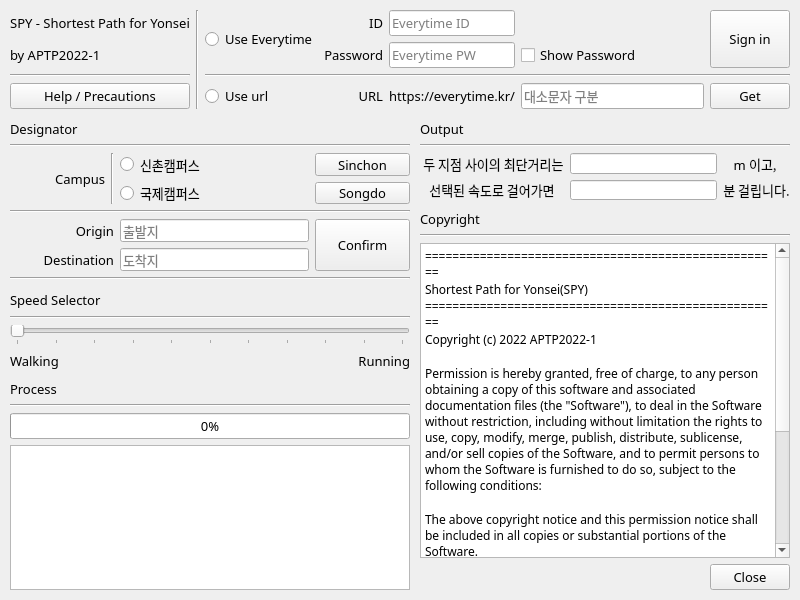
<?xml version="1.0" encoding="UTF-8"?>
<ui version="4.0">
 <class>SPY</class>
 <widget class="QMainWindow" name="SPY">
  <property name="geometry">
   <rect>
    <x>0</x>
    <y>0</y>
    <width>800</width>
    <height>600</height>
   </rect>
  </property>
  <property name="minimumSize">
   <size>
    <width>800</width>
    <height>600</height>
   </size>
  </property>
  <property name="maximumSize">
   <size>
    <width>800</width>
    <height>600</height>
   </size>
  </property>
  <property name="font">
   <font>
    <family>Pretendard Light</family>
    <pointsize>10</pointsize>
   </font>
  </property>
  <property name="windowTitle">
   <string>MainWindow</string>
  </property>
  <widget class="QWidget" name="centralwidget">
   <widget class="QWidget" name="gridWidget_2" native="true">
    <property name="geometry">
     <rect>
      <x>420</x>
      <y>210</y>
      <width>370</width>
      <height>380</height>
     </rect>
    </property>
    <layout class="QGridLayout" name="ToU_Copyrightgrid">
     <item row="3" column="0">
      <spacer name="horizontalSpacer_2">
       <property name="orientation">
        <enum>Qt::Horizontal</enum>
       </property>
       <property name="sizeHint" stdset="0">
        <size>
         <width>40</width>
         <height>20</height>
        </size>
       </property>
      </spacer>
     </item>
     <item row="2" column="0" colspan="2">
      <widget class="QTextEdit" name="ToUMaintext">
       <property name="font">
        <font>
         <family>AppleSDGothicNeoL00</family>
         <pointsize>10</pointsize>
        </font>
       </property>
       <property name="readOnly">
        <bool>true</bool>
       </property>
       <property name="html">
        <string>&lt;!DOCTYPE HTML PUBLIC &quot;-//W3C//DTD HTML 4.0//EN&quot; &quot;http://www.w3.org/TR/REC-html40/strict.dtd&quot;&gt;
&lt;html&gt;&lt;head&gt;&lt;meta name=&quot;qrichtext&quot; content=&quot;1&quot; /&gt;&lt;style type=&quot;text/css&quot;&gt;
p, li { white-space: pre-wrap; }
&lt;/style&gt;&lt;/head&gt;&lt;body style=&quot; font-family:'AppleSDGothicNeoL00','Pretendard Light'; font-size:10pt; font-weight:400; font-style:normal;&quot;&gt;
&lt;p align=&quot;justify&quot; style=&quot; margin-top:0px; margin-bottom:0px; margin-left:0px; margin-right:0px; -qt-block-indent:0; text-indent:0px;&quot;&gt;&lt;span style=&quot; font-family:'AppleSDGothicNeoR00'; font-size:9pt;&quot;&gt;====================================================&lt;/span&gt;&lt;/p&gt;
&lt;p style=&quot; margin-top:0px; margin-bottom:0px; margin-left:0px; margin-right:0px; -qt-block-indent:0; text-indent:0px;&quot;&gt;&lt;span style=&quot; font-family:'AppleSDGothicNeoL00','AppleSDGothicNeoR00'; font-size:9pt;&quot;&gt;Shortest Path for Yonsei(SPY)&lt;/span&gt;&lt;/p&gt;
&lt;p style=&quot; margin-top:0px; margin-bottom:0px; margin-left:0px; margin-right:0px; -qt-block-indent:0; text-indent:0px;&quot;&gt;&lt;span style=&quot; font-family:'AppleSDGothicNeoR00'; font-size:9pt;&quot;&gt;====================================================&lt;/span&gt;&lt;/p&gt;
&lt;p style=&quot; margin-top:0px; margin-bottom:0px; margin-left:0px; margin-right:0px; -qt-block-indent:0; text-indent:0px;&quot;&gt;&lt;span style=&quot; font-family:'AppleSDGothicNeoR00'; font-size:9pt;&quot;&gt;Copyright (c) 2022 APTP2022-1&lt;/span&gt;&lt;/p&gt;
&lt;p style=&quot;-qt-paragraph-type:empty; margin-top:0px; margin-bottom:0px; margin-left:0px; margin-right:0px; -qt-block-indent:0; text-indent:0px; font-family:'AppleSDGothicNeoR00'; font-size:9pt;&quot;&gt;&lt;br /&gt;&lt;/p&gt;
&lt;p style=&quot; margin-top:0px; margin-bottom:0px; margin-left:0px; margin-right:0px; -qt-block-indent:0; text-indent:0px;&quot;&gt;&lt;span style=&quot; font-family:'AppleSDGothicNeoR00'; font-size:9pt;&quot;&gt;Permission is hereby granted, free of charge, to any person obtaining a copy of this software and associated documentation files (the &amp;quot;Software&amp;quot;), to deal in the Software without restriction, including without limitation the rights to use, copy, modify, merge, publish, distribute, sublicense, and/or sell copies of the Software, and to permit persons to whom the Software is furnished to do so, subject to the following conditions:&lt;/span&gt;&lt;/p&gt;
&lt;p style=&quot;-qt-paragraph-type:empty; margin-top:0px; margin-bottom:0px; margin-left:0px; margin-right:0px; -qt-block-indent:0; text-indent:0px; font-family:'AppleSDGothicNeoR00'; font-size:9pt;&quot;&gt;&lt;br /&gt;&lt;/p&gt;
&lt;p style=&quot; margin-top:0px; margin-bottom:0px; margin-left:0px; margin-right:0px; -qt-block-indent:0; text-indent:0px;&quot;&gt;&lt;span style=&quot; font-family:'AppleSDGothicNeoR00'; font-size:9pt;&quot;&gt;The above copyright notice and this permission notice shall be included in all copies or substantial portions of the Software. &lt;/span&gt;&lt;/p&gt;
&lt;p style=&quot;-qt-paragraph-type:empty; margin-top:0px; margin-bottom:0px; margin-left:0px; margin-right:0px; -qt-block-indent:0; text-indent:0px; font-family:'AppleSDGothicNeoR00'; font-size:9pt;&quot;&gt;&lt;br /&gt;&lt;/p&gt;
&lt;p style=&quot; margin-top:0px; margin-bottom:0px; margin-left:0px; margin-right:0px; -qt-block-indent:0; text-indent:0px;&quot;&gt;&lt;span style=&quot; font-family:'AppleSDGothicNeoR00'; font-size:9pt;&quot;&gt;THE SOFTWARE IS PROVIDED &amp;quot;AS IS&amp;quot;, WITHOUT WARRANTY OF ANY KIND, EXPRESS OR IMPLIED, INCLUDING BUT NOT LIMITED TO THE WARRANTIES OF MERCHANTABILITY, FITNESS FOR A PARTICULAR PURPOSE AND NONINFRINGEMENT. IN NO EVENT SHALL THE AUTHORS OR COPYRIGHT HOLDERS BE LIABLE FOR ANY CLAIM, DAMAGES OR OTHER LIABILITY, WHETHER IN AN ACTION OF CONTRACT, TORT OR OTHERWISE, ARISING FROM, OUT OF OR IN CONNECTION WITH THE SOFTWARE OR THE USE OR OTHER DEALINGS IN THE SOFTWARE.&lt;/span&gt;&lt;/p&gt;
&lt;p style=&quot;-qt-paragraph-type:empty; margin-top:0px; margin-bottom:0px; margin-left:0px; margin-right:0px; -qt-block-indent:0; text-indent:0px; font-family:'AppleSDGothicNeoR00'; font-size:9pt;&quot;&gt;&lt;br /&gt;&lt;/p&gt;&lt;/body&gt;&lt;/html&gt;</string>
       </property>
      </widget>
     </item>
     <item row="3" column="1">
      <widget class="QDialogButtonBox" name="closeButton">
       <property name="font">
        <font>
         <family>Pretendard Medium</family>
         <pointsize>10</pointsize>
        </font>
       </property>
       <property name="standardButtons">
        <set>QDialogButtonBox::Close</set>
       </property>
      </widget>
     </item>
     <item row="1" column="0" colspan="2">
      <widget class="Line" name="line_7">
       <property name="orientation">
        <enum>Qt::Horizontal</enum>
       </property>
      </widget>
     </item>
     <item row="0" column="0" colspan="2">
      <widget class="QLabel" name="ToU_copyriightlabel">
       <property name="sizePolicy">
        <sizepolicy hsizetype="Preferred" vsizetype="Fixed">
         <horstretch>0</horstretch>
         <verstretch>0</verstretch>
        </sizepolicy>
       </property>
       <property name="font">
        <font>
         <family>Pretendard SemiBold</family>
         <pointsize>10</pointsize>
        </font>
       </property>
       <property name="text">
        <string>Copyright</string>
       </property>
      </widget>
     </item>
    </layout>
   </widget>
   <widget class="QWidget" name="gridWidget_4" native="true">
    <property name="geometry">
     <rect>
      <x>10</x>
      <y>120</y>
      <width>400</width>
      <height>160</height>
     </rect>
    </property>
    <layout class="QGridLayout" name="positionchoose">
     <item row="3" column="2" colspan="2">
      <widget class="QRadioButton" name="SongdoCampus">
       <property name="font">
        <font>
         <family>Pretendard Light</family>
         <pointsize>10</pointsize>
        </font>
       </property>
       <property name="text">
        <string>국제캠퍼스</string>
       </property>
      </widget>
     </item>
     <item row="6" column="2" colspan="2">
      <widget class="QLineEdit" name="DestinationInput">
       <property name="font">
        <font>
         <family>Pretendard Light</family>
         <pointsize>10</pointsize>
        </font>
       </property>
       <property name="placeholderText">
        <string>도착지</string>
       </property>
      </widget>
     </item>
     <item row="2" column="4">
      <widget class="QPushButton" name="pushButton">
       <property name="font">
        <font>
         <family>Pretendard Medium</family>
         <pointsize>10</pointsize>
        </font>
       </property>
       <property name="text">
        <string>Sinchon</string>
       </property>
      </widget>
     </item>
     <item row="2" column="2" colspan="2">
      <widget class="QRadioButton" name="SinchonCampus">
       <property name="font">
        <font>
         <family>Pretendard Light</family>
         <pointsize>10</pointsize>
        </font>
       </property>
       <property name="text">
        <string>신촌캠퍼스</string>
       </property>
      </widget>
     </item>
     <item row="2" column="1" rowspan="2">
      <widget class="Line" name="line">
       <property name="orientation">
        <enum>Qt::Vertical</enum>
       </property>
      </widget>
     </item>
     <item row="5" column="2" colspan="2">
      <widget class="QLineEdit" name="OriginInput">
       <property name="font">
        <font>
         <family>Pretendard Light</family>
         <pointsize>10</pointsize>
        </font>
       </property>
       <property name="placeholderText">
        <string>출발지</string>
       </property>
      </widget>
     </item>
     <item row="0" column="0" colspan="5">
      <widget class="QLabel" name="Designator">
       <property name="sizePolicy">
        <sizepolicy hsizetype="Preferred" vsizetype="Fixed">
         <horstretch>0</horstretch>
         <verstretch>0</verstretch>
        </sizepolicy>
       </property>
       <property name="font">
        <font>
         <family>Pretendard SemiBold</family>
         <pointsize>10</pointsize>
        </font>
       </property>
       <property name="text">
        <string>Designator</string>
       </property>
      </widget>
     </item>
     <item row="3" column="4">
      <widget class="QPushButton" name="pushButton_2">
       <property name="font">
        <font>
         <family>Pretendard Medium</family>
         <pointsize>10</pointsize>
        </font>
       </property>
       <property name="text">
        <string>Songdo</string>
       </property>
      </widget>
     </item>
     <item row="1" column="0" colspan="5">
      <widget class="Line" name="line_5">
       <property name="orientation">
        <enum>Qt::Horizontal</enum>
       </property>
      </widget>
     </item>
     <item row="6" column="0" colspan="2">
      <widget class="QLabel" name="Destination">
       <property name="font">
        <font>
         <family>Pretendard Medium</family>
         <pointsize>10</pointsize>
        </font>
       </property>
       <property name="text">
        <string>Destination</string>
       </property>
       <property name="alignment">
        <set>Qt::AlignRight|Qt::AlignTrailing|Qt::AlignVCenter</set>
       </property>
      </widget>
     </item>
     <item row="2" column="0" rowspan="2">
      <widget class="QLabel" name="Campus">
       <property name="font">
        <font>
         <family>Pretendard Medium</family>
         <pointsize>10</pointsize>
        </font>
       </property>
       <property name="text">
        <string>Campus</string>
       </property>
       <property name="alignment">
        <set>Qt::AlignRight|Qt::AlignTrailing|Qt::AlignVCenter</set>
       </property>
      </widget>
     </item>
     <item row="4" column="0" colspan="5">
      <widget class="Line" name="line_2">
       <property name="orientation">
        <enum>Qt::Horizontal</enum>
       </property>
      </widget>
     </item>
     <item row="5" column="4" rowspan="2">
      <widget class="QPushButton" name="ConfirmButton">
       <property name="sizePolicy">
        <sizepolicy hsizetype="Preferred" vsizetype="Preferred">
         <horstretch>0</horstretch>
         <verstretch>0</verstretch>
        </sizepolicy>
       </property>
       <property name="font">
        <font>
         <family>Pretendard Medium</family>
         <pointsize>10</pointsize>
        </font>
       </property>
       <property name="text">
        <string>Confirm</string>
       </property>
      </widget>
     </item>
     <item row="5" column="0" colspan="2">
      <widget class="QLabel" name="Origin">
       <property name="font">
        <font>
         <family>Pretendard Medium</family>
         <pointsize>10</pointsize>
        </font>
       </property>
       <property name="text">
        <string>Origin</string>
       </property>
       <property name="alignment">
        <set>Qt::AlignRight|Qt::AlignTrailing|Qt::AlignVCenter</set>
       </property>
      </widget>
     </item>
     <item row="7" column="0" colspan="5">
      <widget class="Line" name="line_3">
       <property name="orientation">
        <enum>Qt::Horizontal</enum>
       </property>
      </widget>
     </item>
    </layout>
   </widget>
   <widget class="QWidget" name="gridWidget_5" native="true">
    <property name="geometry">
     <rect>
      <x>420</x>
      <y>120</y>
      <width>370</width>
      <height>80</height>
     </rect>
    </property>
    <layout class="QGridLayout" name="gridLayout">
     <item row="3" column="2">
      <widget class="QLabel" name="label_11">
       <property name="font">
        <font>
         <family>Pretendard Light</family>
         <pointsize>10</pointsize>
        </font>
       </property>
       <property name="text">
        <string>분 걸립니다.</string>
       </property>
       <property name="alignment">
        <set>Qt::AlignCenter</set>
       </property>
      </widget>
     </item>
     <item row="3" column="0">
      <widget class="QLabel" name="label_10">
       <property name="font">
        <font>
         <family>Pretendard Light</family>
         <pointsize>10</pointsize>
        </font>
       </property>
       <property name="text">
        <string>선택된 속도로 걸어가면</string>
       </property>
       <property name="alignment">
        <set>Qt::AlignCenter</set>
       </property>
      </widget>
     </item>
     <item row="2" column="2">
      <widget class="QLabel" name="label_9">
       <property name="font">
        <font>
         <family>Pretendard Light</family>
         <pointsize>10</pointsize>
        </font>
       </property>
       <property name="text">
        <string>m 이고, </string>
       </property>
       <property name="alignment">
        <set>Qt::AlignCenter</set>
       </property>
      </widget>
     </item>
     <item row="2" column="1">
      <widget class="QLineEdit" name="ShowMetre">
       <property name="font">
        <font>
         <family>Pretendard Light</family>
         <pointsize>10</pointsize>
        </font>
       </property>
       <property name="autoFillBackground">
        <bool>false</bool>
       </property>
       <property name="readOnly">
        <bool>true</bool>
       </property>
      </widget>
     </item>
     <item row="3" column="1">
      <widget class="QLineEdit" name="ShowMinute">
       <property name="font">
        <font>
         <family>Pretendard Light</family>
         <pointsize>10</pointsize>
        </font>
       </property>
       <property name="readOnly">
        <bool>true</bool>
       </property>
      </widget>
     </item>
     <item row="2" column="0">
      <widget class="QLabel" name="label_8">
       <property name="font">
        <font>
         <family>Pretendard Light</family>
         <pointsize>10</pointsize>
        </font>
       </property>
       <property name="text">
        <string> 두 지점 사이의 최단거리는</string>
       </property>
       <property name="alignment">
        <set>Qt::AlignCenter</set>
       </property>
      </widget>
     </item>
     <item row="1" column="0" colspan="3">
      <widget class="Line" name="line_11">
       <property name="orientation">
        <enum>Qt::Horizontal</enum>
       </property>
      </widget>
     </item>
     <item row="0" column="0" colspan="3">
      <widget class="QLabel" name="label_6">
       <property name="sizePolicy">
        <sizepolicy hsizetype="Preferred" vsizetype="Fixed">
         <horstretch>0</horstretch>
         <verstretch>0</verstretch>
        </sizepolicy>
       </property>
       <property name="font">
        <font>
         <family>Pretendard SemiBold</family>
         <pointsize>10</pointsize>
        </font>
       </property>
       <property name="text">
        <string>Output</string>
       </property>
      </widget>
     </item>
    </layout>
   </widget>
   <widget class="QWidget" name="gridWidget_6" native="true">
    <property name="geometry">
     <rect>
      <x>10</x>
      <y>380</y>
      <width>400</width>
      <height>210</height>
     </rect>
    </property>
    <layout class="QGridLayout" name="Processgrid">
     <item row="2" column="0">
      <widget class="QProgressBar" name="progressBar">
       <property name="font">
        <font>
         <family>Pretendard Medium</family>
         <pointsize>10</pointsize>
        </font>
       </property>
       <property name="value">
        <number>0</number>
       </property>
       <property name="invertedAppearance">
        <bool>false</bool>
       </property>
      </widget>
     </item>
     <item row="1" column="0">
      <widget class="Line" name="line_8">
       <property name="orientation">
        <enum>Qt::Horizontal</enum>
       </property>
      </widget>
     </item>
     <item row="0" column="0">
      <widget class="QLabel" name="Processlabel">
       <property name="sizePolicy">
        <sizepolicy hsizetype="Preferred" vsizetype="Fixed">
         <horstretch>0</horstretch>
         <verstretch>0</verstretch>
        </sizepolicy>
       </property>
       <property name="font">
        <font>
         <family>Pretendard SemiBold</family>
         <pointsize>10</pointsize>
        </font>
       </property>
       <property name="text">
        <string>Process</string>
       </property>
      </widget>
     </item>
     <item row="3" column="0">
      <widget class="QPlainTextEdit" name="ProcessViewer">
       <property name="readOnly">
        <bool>true</bool>
       </property>
      </widget>
     </item>
    </layout>
   </widget>
   <widget class="QWidget" name="gridWidget" native="true">
    <property name="geometry">
     <rect>
      <x>10</x>
      <y>290</y>
      <width>400</width>
      <height>80</height>
     </rect>
    </property>
    <layout class="QGridLayout" name="speedgrid">
     <item row="2" column="0" colspan="2">
      <widget class="QSlider" name="Speed">
       <property name="cursor">
        <cursorShape>SizeHorCursor</cursorShape>
       </property>
       <property name="acceptDrops">
        <bool>false</bool>
       </property>
       <property name="autoFillBackground">
        <bool>false</bool>
       </property>
       <property name="maximum">
        <number>10</number>
       </property>
       <property name="pageStep">
        <number>5</number>
       </property>
       <property name="orientation">
        <enum>Qt::Horizontal</enum>
       </property>
       <property name="invertedAppearance">
        <bool>false</bool>
       </property>
       <property name="invertedControls">
        <bool>false</bool>
       </property>
       <property name="tickPosition">
        <enum>QSlider::TicksBelow</enum>
       </property>
      </widget>
     </item>
     <item row="3" column="1">
      <widget class="QLabel" name="Runninglabel">
       <property name="font">
        <font>
         <family>Pretendard Light</family>
         <pointsize>10</pointsize>
        </font>
       </property>
       <property name="text">
        <string>Running</string>
       </property>
       <property name="alignment">
        <set>Qt::AlignRight|Qt::AlignTrailing|Qt::AlignVCenter</set>
       </property>
      </widget>
     </item>
     <item row="3" column="0">
      <widget class="QLabel" name="Walkinglabel">
       <property name="font">
        <font>
         <family>Pretendard Light</family>
         <pointsize>10</pointsize>
        </font>
       </property>
       <property name="text">
        <string>Walking</string>
       </property>
      </widget>
     </item>
     <item row="1" column="0" colspan="2">
      <widget class="Line" name="line_6">
       <property name="orientation">
        <enum>Qt::Horizontal</enum>
       </property>
      </widget>
     </item>
     <item row="0" column="0" colspan="2">
      <widget class="QLabel" name="Speedlabel">
       <property name="font">
        <font>
         <family>Pretendard SemiBold</family>
         <pointsize>10</pointsize>
        </font>
       </property>
       <property name="text">
        <string>Speed Selector</string>
       </property>
       <property name="alignment">
        <set>Qt::AlignLeading|Qt::AlignLeft|Qt::AlignVCenter</set>
       </property>
      </widget>
     </item>
    </layout>
   </widget>
   <widget class="QWidget" name="gridWidget_3" native="true">
    <property name="geometry">
     <rect>
      <x>10</x>
      <y>10</y>
      <width>780</width>
      <height>100</height>
     </rect>
    </property>
    <layout class="QGridLayout" name="TopGrid">
     <item row="3" column="6">
      <widget class="QPushButton" name="GetTimeTableButton">
       <property name="font">
        <font>
         <family>Pretendard Medium</family>
         <pointsize>10</pointsize>
        </font>
       </property>
       <property name="text">
        <string>Get</string>
       </property>
      </widget>
     </item>
     <item row="0" column="0">
      <widget class="QLabel" name="SPYlabel">
       <property name="font">
        <font>
         <family>Pretendard Black</family>
         <pointsize>10</pointsize>
        </font>
       </property>
       <property name="text">
        <string>SPY - Shortest Path for Yonsei</string>
       </property>
       <property name="alignment">
        <set>Qt::AlignCenter</set>
       </property>
      </widget>
     </item>
     <item row="0" column="4">
      <widget class="QLineEdit" name="IDinput">
       <property name="sizePolicy">
        <sizepolicy hsizetype="Ignored" vsizetype="Fixed">
         <horstretch>0</horstretch>
         <verstretch>0</verstretch>
        </sizepolicy>
       </property>
       <property name="font">
        <font>
         <family>Pretendard Light</family>
         <pointsize>10</pointsize>
        </font>
       </property>
       <property name="placeholderText">
        <string>Everytime ID</string>
       </property>
       <property name="clearButtonEnabled">
        <bool>true</bool>
       </property>
      </widget>
     </item>
     <item row="1" column="3">
      <widget class="QLabel" name="Passwordlabel">
       <property name="font">
        <font>
         <family>AppleSDGothicNeoSB00</family>
         <pointsize>10</pointsize>
        </font>
       </property>
       <property name="text">
        <string>Password</string>
       </property>
       <property name="alignment">
        <set>Qt::AlignRight|Qt::AlignTrailing|Qt::AlignVCenter</set>
       </property>
      </widget>
     </item>
     <item row="0" column="1" rowspan="4">
      <widget class="Line" name="line_9">
       <property name="orientation">
        <enum>Qt::Vertical</enum>
       </property>
      </widget>
     </item>
     <item row="3" column="2">
      <widget class="QRadioButton" name="UseUrlButton">
       <property name="font">
        <font>
         <family>Pretendard Light</family>
         <pointsize>10</pointsize>
        </font>
       </property>
       <property name="text">
        <string>Use url</string>
       </property>
      </widget>
     </item>
     <item row="1" column="0">
      <widget class="QLabel" name="byUslabel">
       <property name="font">
        <font>
         <family>Pretendard Medium</family>
         <pointsize>10</pointsize>
        </font>
       </property>
       <property name="text">
        <string>by APTP2022-1</string>
       </property>
      </widget>
     </item>
     <item row="1" column="5">
      <widget class="QCheckBox" name="ShowPassword">
       <property name="font">
        <font>
         <family>Pretendard</family>
         <pointsize>10</pointsize>
        </font>
       </property>
       <property name="text">
        <string>Show Password</string>
       </property>
       <property name="checkable">
        <bool>true</bool>
       </property>
      </widget>
     </item>
     <item row="3" column="4">
      <widget class="QLabel" name="httpslabel">
       <property name="font">
        <font>
         <family>Pretendard</family>
         <pointsize>10</pointsize>
        </font>
       </property>
       <property name="text">
        <string>https://everytime.kr/</string>
       </property>
       <property name="alignment">
        <set>Qt::AlignRight|Qt::AlignTrailing|Qt::AlignVCenter</set>
       </property>
      </widget>
     </item>
     <item row="3" column="3">
      <widget class="QLabel" name="URLlabel">
       <property name="font">
        <font>
         <family>AppleSDGothicNeoSB00</family>
         <pointsize>10</pointsize>
        </font>
       </property>
       <property name="text">
        <string>URL</string>
       </property>
       <property name="alignment">
        <set>Qt::AlignRight|Qt::AlignTrailing|Qt::AlignVCenter</set>
       </property>
      </widget>
     </item>
     <item row="3" column="5">
      <widget class="QLineEdit" name="URLinput">
       <property name="sizePolicy">
        <sizepolicy hsizetype="Ignored" vsizetype="Fixed">
         <horstretch>0</horstretch>
         <verstretch>0</verstretch>
        </sizepolicy>
       </property>
       <property name="font">
        <font>
         <family>Pretendard Light</family>
         <pointsize>10</pointsize>
        </font>
       </property>
       <property name="placeholderText">
        <string>대소문자 구분</string>
       </property>
       <property name="clearButtonEnabled">
        <bool>true</bool>
       </property>
      </widget>
     </item>
     <item row="0" column="6" rowspan="2">
      <widget class="QPushButton" name="SigninButton">
       <property name="sizePolicy">
        <sizepolicy hsizetype="Preferred" vsizetype="Preferred">
         <horstretch>0</horstretch>
         <verstretch>0</verstretch>
        </sizepolicy>
       </property>
       <property name="font">
        <font>
         <family>Pretendard Medium</family>
         <pointsize>10</pointsize>
        </font>
       </property>
       <property name="text">
        <string>Sign in</string>
       </property>
      </widget>
     </item>
     <item row="1" column="4">
      <widget class="QLineEdit" name="PWinput">
       <property name="sizePolicy">
        <sizepolicy hsizetype="Ignored" vsizetype="Fixed">
         <horstretch>0</horstretch>
         <verstretch>0</verstretch>
        </sizepolicy>
       </property>
       <property name="font">
        <font>
         <family>Pretendard Light</family>
         <pointsize>10</pointsize>
        </font>
       </property>
       <property name="echoMode">
        <enum>QLineEdit::Password</enum>
       </property>
       <property name="placeholderText">
        <string>Everytime PW</string>
       </property>
       <property name="clearButtonEnabled">
        <bool>true</bool>
       </property>
      </widget>
     </item>
     <item row="2" column="2" colspan="5">
      <widget class="Line" name="line_10">
       <property name="orientation">
        <enum>Qt::Horizontal</enum>
       </property>
      </widget>
     </item>
     <item row="2" column="0">
      <widget class="Line" name="line_12">
       <property name="orientation">
        <enum>Qt::Horizontal</enum>
       </property>
      </widget>
     </item>
     <item row="3" column="0">
      <widget class="QPushButton" name="HelpButton">
       <property name="font">
        <font>
         <family>Pretendard Medium</family>
         <pointsize>10</pointsize>
        </font>
       </property>
       <property name="text">
        <string>Help / Precautions</string>
       </property>
      </widget>
     </item>
     <item row="0" column="2" rowspan="2">
      <widget class="QRadioButton" name="UseEverytimeButton">
       <property name="font">
        <font>
         <family>Pretendard Light</family>
         <pointsize>10</pointsize>
        </font>
       </property>
       <property name="text">
        <string>Use Everytime</string>
       </property>
      </widget>
     </item>
     <item row="0" column="5">
      <spacer name="horizontalSpacer">
       <property name="orientation">
        <enum>Qt::Horizontal</enum>
       </property>
       <property name="sizeHint" stdset="0">
        <size>
         <width>40</width>
         <height>20</height>
        </size>
       </property>
      </spacer>
     </item>
     <item row="0" column="3">
      <widget class="QLabel" name="IDlabel">
       <property name="font">
        <font>
         <family>AppleSDGothicNeoSB00</family>
         <pointsize>10</pointsize>
        </font>
       </property>
       <property name="text">
        <string>ID</string>
       </property>
       <property name="alignment">
        <set>Qt::AlignRight|Qt::AlignTrailing|Qt::AlignVCenter</set>
       </property>
      </widget>
     </item>
    </layout>
   </widget>
  </widget>
  <action name="actionchodjlf">
   <property name="text">
    <string>chodjlf</string>
   </property>
  </action>
 </widget>
 <tabstops>
  <tabstop>SinchonCampus</tabstop>
  <tabstop>SongdoCampus</tabstop>
  <tabstop>OriginInput</tabstop>
  <tabstop>DestinationInput</tabstop>
  <tabstop>ConfirmButton</tabstop>
  <tabstop>ProcessViewer</tabstop>
  <tabstop>ShowMetre</tabstop>
  <tabstop>ShowMinute</tabstop>
  <tabstop>ToUMaintext</tabstop>
 </tabstops>
 <resources/>
 <connections/>
</ui>
